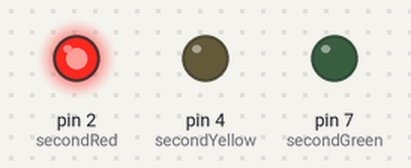
Bench run of a sketch on a simulated Arduino Uno, built with avr-gcc and run on an emulated ATmega328P. On the bench: output pins drawn as LEDs (lit = HIGH). Pins used as bus, display or sensor lines are not drawn; what the sketch prints to the serial monitor is not drawn.

Above: at 0.1 s.
At 18.1 s:
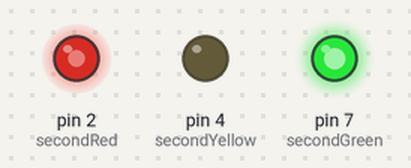
At 33.6 s:
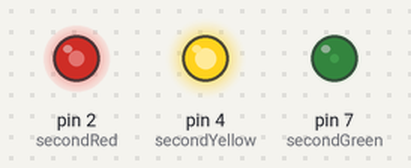
Timing chart, 0 to 40.0 s (numbered marks = the images above):
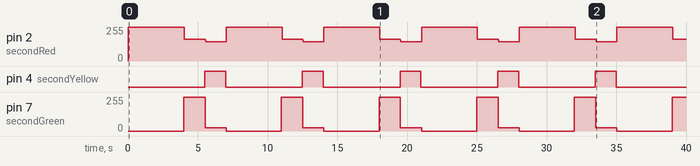

The sketch:

traffic_light.ino
```cpp
// constants won't change. They're used here to set pin numbers:
const int buttonPin = 2; // the number of the pushbutton pin

// variables will change:
int n = 0; // variable for reading the pushbutton status
int firstGreen = 13;
int firstRed = 8;
int firstYellow = 12;
int secondRed = 2;
int secondYellow = 4;
int secondGreen = 7;

long timer = 0;

void setup()
{
  Serial.begin(9600);
  Serial.flush();
  Serial.print("\n\ndigite um dado");
  Serial.println();

  pinMode(firstGreen, OUTPUT);
  pinMode(firstYellow, OUTPUT);
  pinMode(firstRed, OUTPUT);
  pinMode(secondYellow, OUTPUT);
  pinMode(secondRed, OUTPUT);
  pinMode(secondGreen, OUTPUT);
}

void loop()
{
  digitalWrite(firstRed, HIGH);
  digitalWrite(secondRed, HIGH);

	//first cycle

	if ((millis()-timer)>500){
		digitalWrite(firstRed, LOW);
		digitalWrite(firstGreen, HIGH);
	}

	if ((millis()-timer)>2000){
		digitalWrite(firstGreen, LOW);
		digitalWrite(firstYellow, HIGH);
	}

	if ((millis()-timer)>3500){
		digitalWrite(firstRed, HIGH);
		digitalWrite(firstYellow, LOW);
	}


	//second cycle

	if ((millis()-timer)>4000){
		digitalWrite(secondRed, LOW);
		digitalWrite(secondGreen, HIGH);
	}

	if ((millis()-timer)>5500){
		digitalWrite(secondGreen, LOW);
		digitalWrite(secondYellow, HIGH);
	}

	if ((millis()-timer)>7000){
		digitalWrite(secondRed, HIGH);
		digitalWrite(secondYellow, LOW);
		timer = millis();
	}
}
```

Measured:
- by itself, pin 4 (secondYellow): alternates HIGH for 1.5 s and LOW for 5.5 s
- by itself, pin 7 (secondGreen): 0/255 → 255/255 at 4.0 s, → 25/255 1.5 s later, → 0/255 1.5 s later, → 255/255 4.0 s later, … (16 changes in this stretch)
